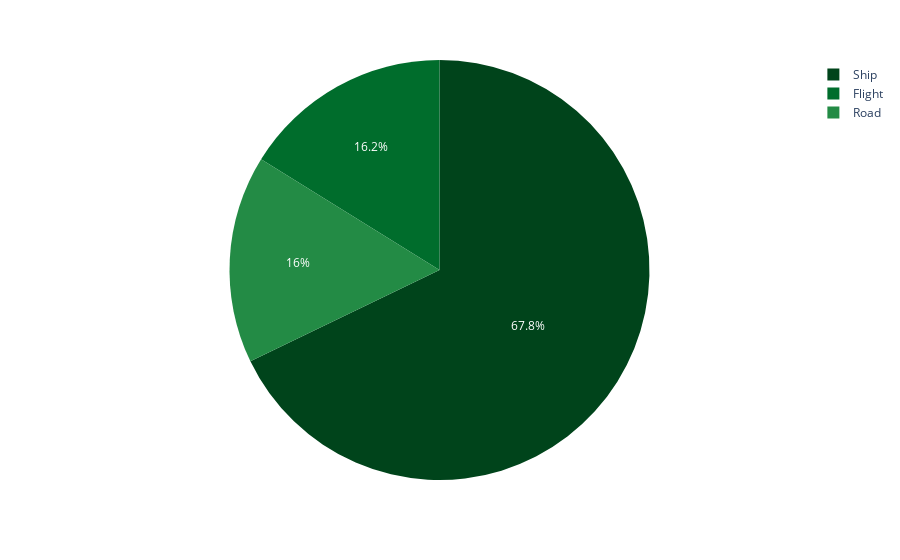

The notebook cell this image was saved under:
### Markdown cell above
Mode of Shipment

### Code cell
mode_shipment = data_categorical['Mode_of_Shipment'].value_counts().reset_index()
mode_shipment.columns = ['Shipment', 'Value']
fig = px.pie(
    mode_shipment,
    names='Shipment',
    values='Value',
    color_discrete_sequence=px.colors.sequential.Greens_r
)
fig.update_traces(textinfo='percent')
fig.show()

### Figure 1 — Plotly figure (JSON) as saved in the notebook; plotly's stock layout.template omitted (floating-point values rounded to 4 significant figures)
{"data": [{"domain": {"x": [0, 1], "y": [0, 1]}, "hovertemplate": "Shipment=%{label}<br>Value=%{value}<extra></extra>", "labels": ["Ship", "Flight", "Road"], "legendgroup": "", "name": "", "showlegend": true, "textinfo": "percent", "type": "pie", "values": [7462, 1777, 1760]}], "layout": {"legend": {"tracegroupgap": 0}, "margin": {"t": 60}, "piecolorway": ["rgb(0,68,27)", "rgb(0,109,44)", "rgb(35,139,69)", "rgb(65,171,93)", "rgb(116,196,118)", "rgb(161,217,155)", "rgb(199,233,192)", "rgb(229,245,224)", "rgb(247,252,245)"]}}
